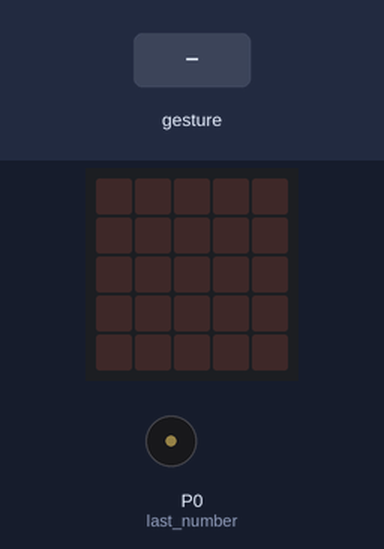
Simulated run of this program. Board: BBC micro:bit running MicroPython. Shown: the board's 5×5 LED display, buzzer (waves = sounding). The inputs (shaded band) are chosen by the test bench. Random numbers come from a fixed seed; a tilt is held for 1.5 s and a shake lasts 1 s, then the board lies face up again.

Above: at 1.2 s.
1.3 s: gesture 'shake'
At 2.3 s:
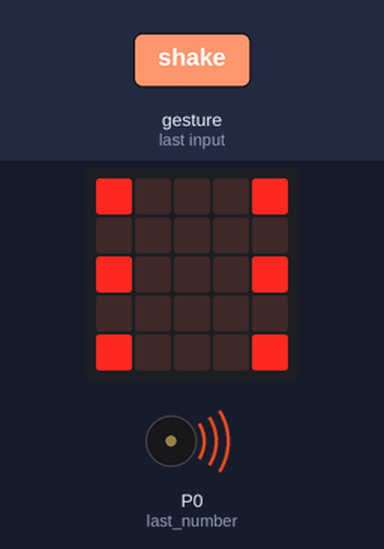
At 5.6 s:
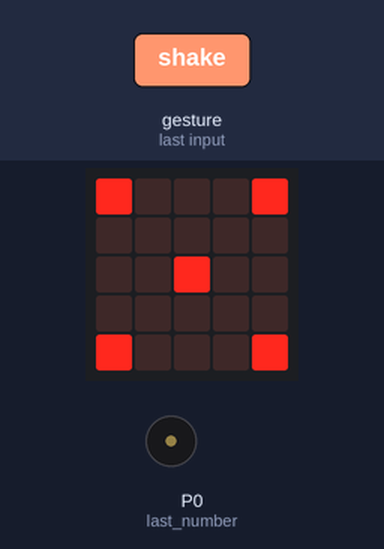
Timing chart, 0 to 7.1 s (numbered marks = the images above; inputs shaded):
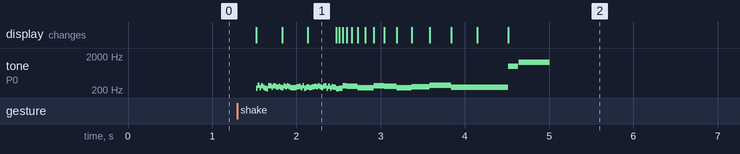

Measured:
- after the input at 1.3 s, tone on P0 (last_number): plays 228 Hz for 0.02 s, 274 Hz for 0.02 s, 236 Hz for 0.02 s, 268 Hz for 0.02 s, 244 Hz for 0.02 s, 226 Hz for 0.02 s … (60 notes in this stretch), starting after 0.22 s; the display: first changes after 0.22 s (image 1 shows a later state)

The program:

nicer_dicer.py
```python
from microbit import *
import random
import music

numbers = {
    1: Image("00000:"
             "00000:"
             "00900:"
             "00000:"
             "00000"),
    2: Image("00000:"
             "00000:"
             "90009:"
             "00000:"
             "00000"),
    3: Image("00009:"
             "00000:"
             "00900:"
             "00000:"
             "90000"),
    4: Image("90009:"
             "00000:"
             "00000:"
             "00000:"
             "90009"),
    5: Image("90009:"
             "00000:"
             "00900:"
             "00000:"
             "90009"),
    6: Image("90009:"
             "00000:"
             "90009:"
             "00000:"
             "90009")
}

notes = ['c4', 'd4', 'e4', 'f4', 'g4', 'a4', 'b4', 'c5', 'd5', 'e5']

def dice():
    velocity = 20
    number = 0
    last_number = 0
    note = ''
    last_note = ''
    while (velocity < 400):
        sleep(velocity)

        music.pitch(random.randint(220, 275))

        while (last_number == number):
            number = random.randint(1, 6)
        last_number = number

        display.show(numbers[number])

        if accelerometer.is_gesture('shake'):
            velocity /= 2
            if velocity < 20:
                velocity = 20
        else:
          velocity *= 1.2

    music.play(music.BA_DING)

while True:
    if accelerometer.is_gesture('shake'):
        dice()
```
